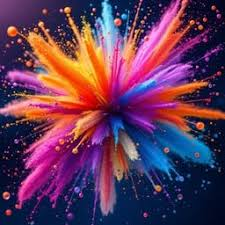
#> input picture lab4/images/color_image.jfif, 225 x 225 px
$ python zad2.py
#> lines starting #> are read from the running program, lines starting #| are printed output that depends on the picture
import numpy as np
from PIL import Image
import matplotlib.pyplot as plt


def find_closest_palette_color(value, k):
    return round((k - 1) * value / 255) * 255 / (k - 1)


def floyd_steinberg_dithering_color(image, k=2):
    pixels = np.array(image, dtype=np.float32)
    height, width, channels = pixels.shape

    for y in range(height):
        for x in range(width):
            old_pixel = pixels[y, x].copy()
            new_pixel = np.zeros(3)

            for c in range(3):
                new_pixel[c] = find_closest_palette_color(old_pixel[c], k)

            pixels[y, x] = new_pixel
            quant_error = old_pixel - new_pixel

            for c in range(3):
                if x + 1 < width:
                    pixels[y, x + 1, c] += quant_error[c] * 7 / 16
                if y + 1 < height and x > 0:
                    pixels[y + 1, x - 1, c] += quant_error[c] * 3 / 16
                if y + 1 < height:
                    pixels[y + 1, x, c] += quant_error[c] * 5 / 16
                if y + 1 < height and x + 1 < width:
                    pixels[y + 1, x + 1, c] += quant_error[c] * 1 / 16

    pixels = np.clip(pixels, 0, 255)
    return Image.fromarray(pixels.astype(np.uint8))


def reduce_colors(image, k=2):
    pixels = np.array(image, dtype=np.float32)
    height, width, channels = pixels.shape
    for y in range(height):
        for x in range(width):
            for c in range(3):
                pixels[y, x, c] = find_closest_palette_color(pixels[y, x, c], k)
    pixels = np.clip(pixels, 0, 255)
    return Image.fromarray(pixels.astype(np.uint8))


def plot_histogram(image, title="Histogram"):
    pixels = np.array(image)
    colors = ('r', 'g', 'b')
    plt.figure(figsize=(10, 5))

    bin_edges = np.arange(0, 256)
    bar_width = 4
    offset = [-bar_width, 0, bar_width]

    for i, color in enumerate(colors):
        hist, _ = np.histogram(pixels[:, :, i], bins=256, range=(0, 255))
        plt.bar(bin_edges + offset[i], hist, width=bar_width, color=color, alpha=0.7, label=color.upper())

    plt.title(title)
    plt.xlabel("Wartość koloru (0–255)")
    plt.ylabel("Liczba pikseli")
    plt.legend()
    plt.tight_layout()
    plt.show()


img = Image.open("images/color_image.jfif").convert("RGB")
#> img is the input picture: PIL image 225x225 RGB; mean R, G, B 99.3, 56.9, 89.1

# Samo ograniczenie kolorów (bez ditheringu)
reduced_img = reduce_colors(img, k=4)
#> after the loop in reduce_colors, `for y in range(height):`:
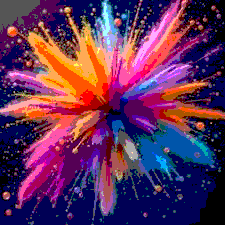
#> pixels: shape (225, 225, 3) float32; mean R, G, B 98, 49.5, 91
reduced_img.save("reduced_output.png")
reduced_img.show()

# Dithering kolorowy
dithered_img = floyd_steinberg_dithering_color(img, k=4)
#> after the loop in floyd_steinberg_dithering_color, `for y in range(height):`:
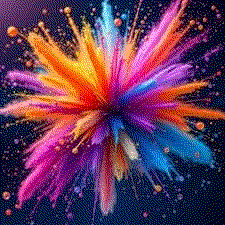
#> pixels: shape (225, 225, 3) float32; mean R, G, B 99.2, 56.8, 89.1
dithered_img.save("dithered_output2.png")
dithered_img.show()

# Histogramy
plot_histogram(reduced_img, title="Histogram po redukcji kolorów")
#> in plot_histogram, `plt.show()`:
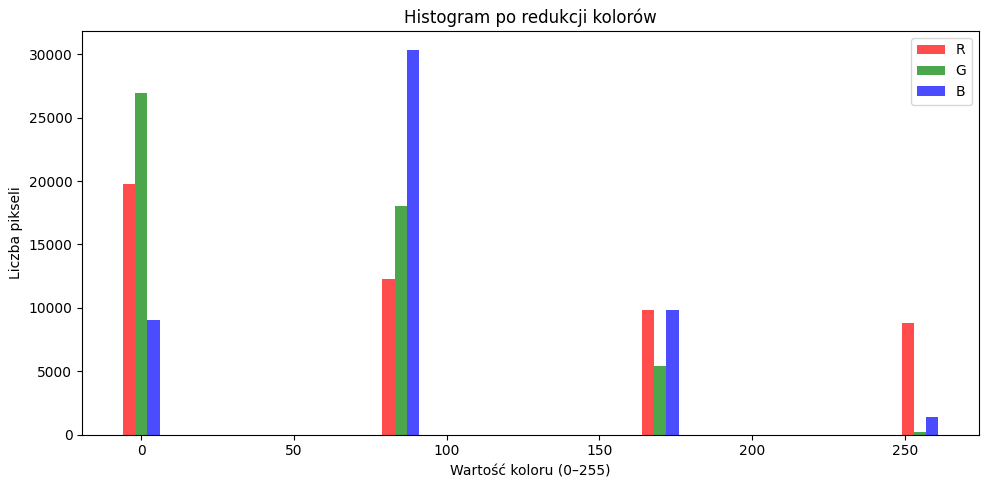
#> figure drawn by matplotlib, 1 panel; tallest bar 19738 high, from x = -6 to -2; tallest bar 26960 high, from x = -2 to 2; tallest bar 30330 high, from x = 87 to 91
plot_histogram(dithered_img, title="Histogram po ditheringu")
#> call 2 of plot_histogram, with title = 'Histogram po ditheringu'
#> in plot_histogram (call 2), `plt.show()`:
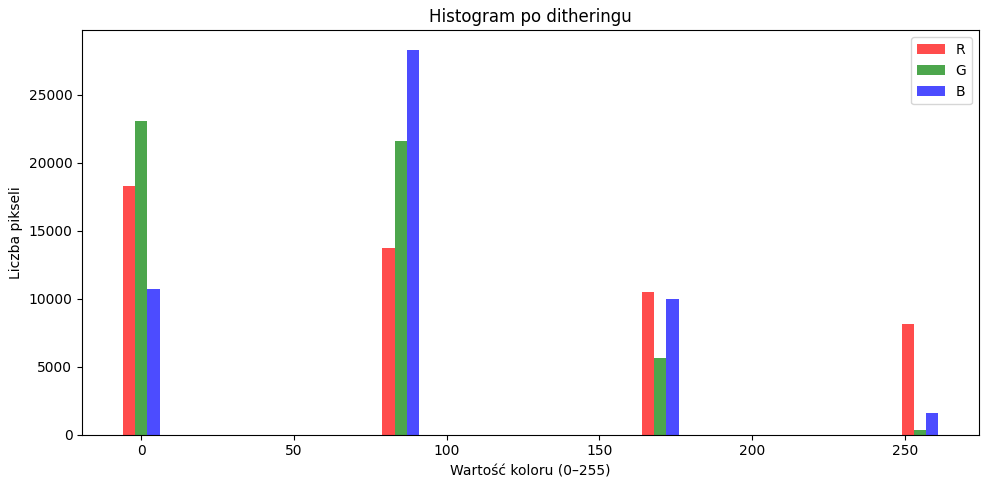
#> figure drawn by matplotlib, 1 panel; tallest bar 18288 high, from x = -6 to -2; tallest bar 23079 high, from x = -2 to 2; tallest bar 28336 high, from x = 87 to 91
